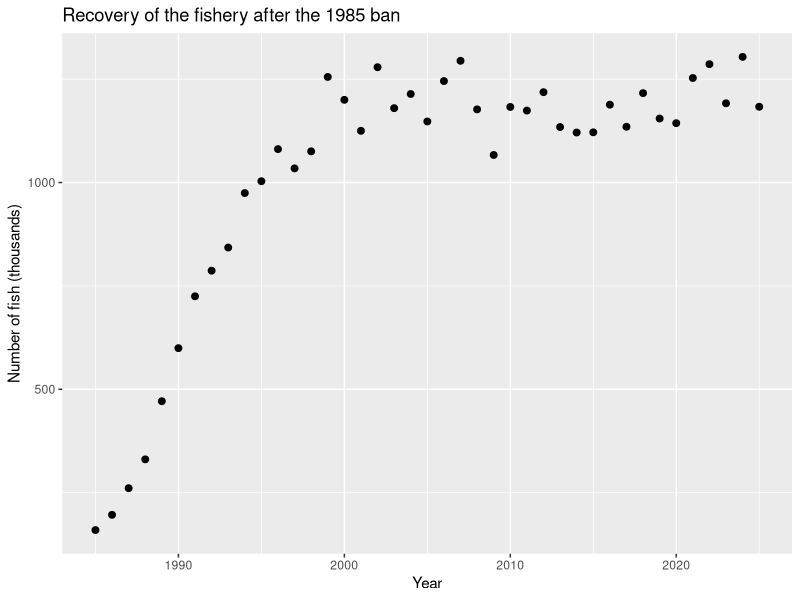
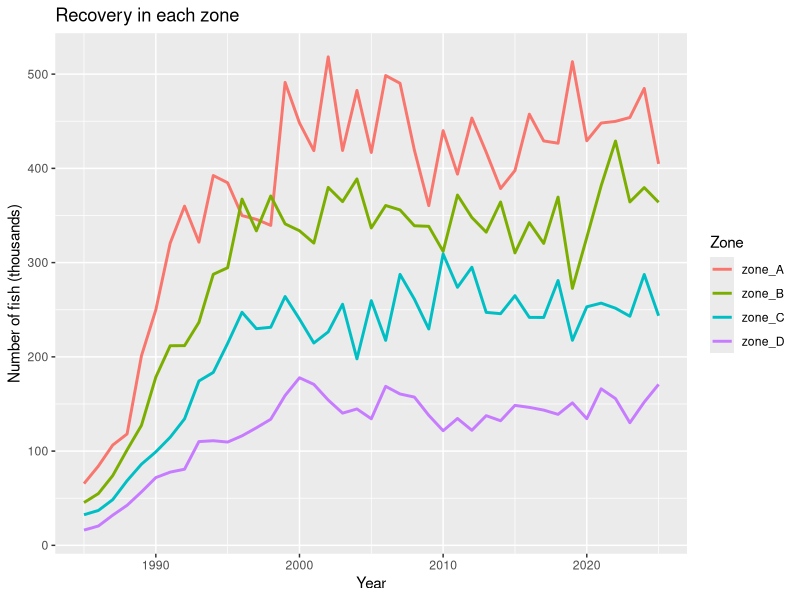
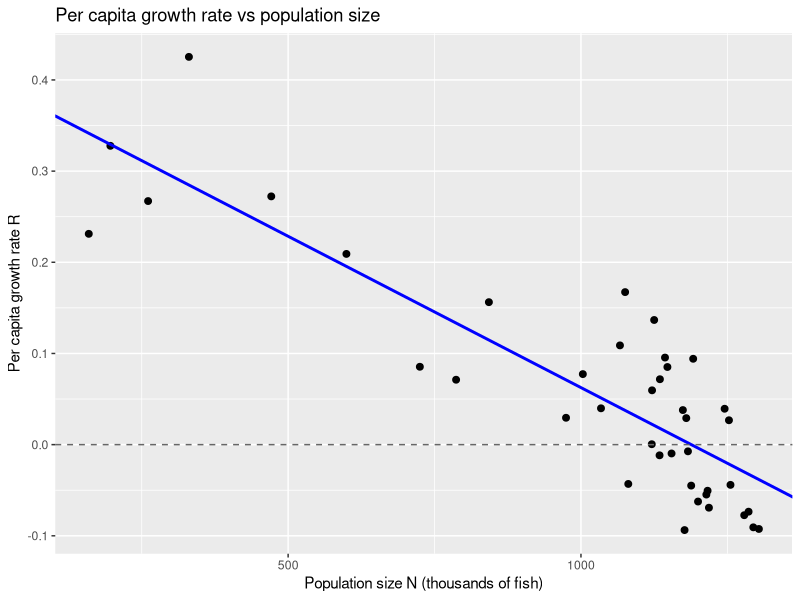
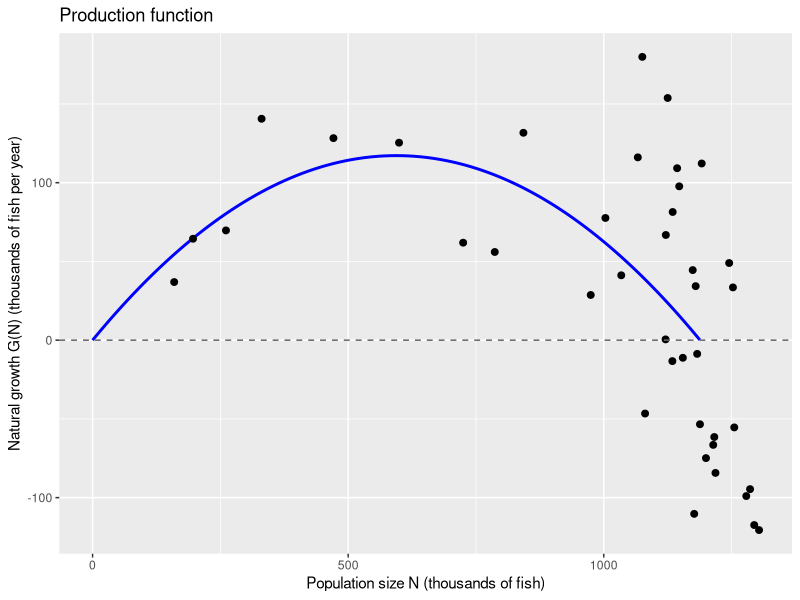
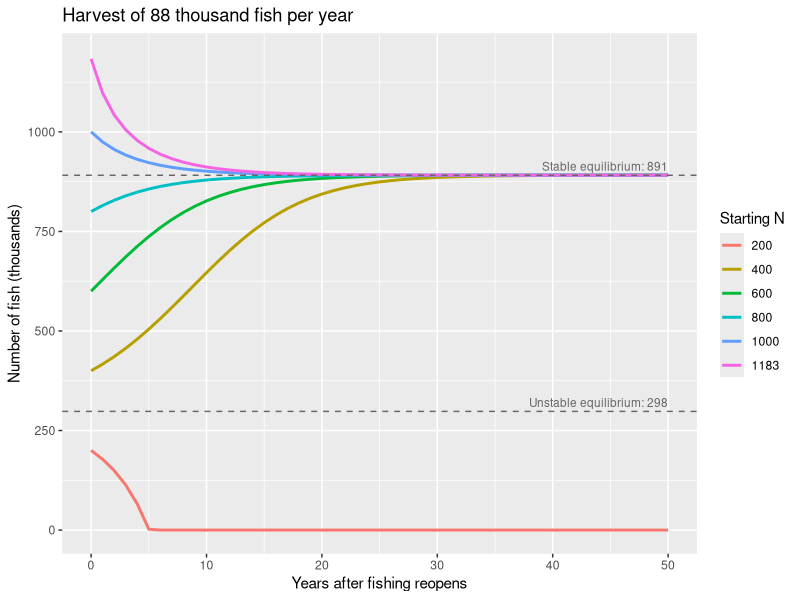

Recreate these plots in R, in order.
## ---- chunk 1
knitr::opts_chunk$set(echo = TRUE)
## ---- chunk 2
# Read in the survey data. N is in thousands of fish
counts <- read.csv("recovering_fishery_counts.csv")

# Have a look at the first six years
head(counts)

## ---- chunk 3
# Total number of fish (thousands) across all four zones in each year
counts$total <- counts$zone_A + counts$zone_B + counts$zone_C + counts$zone_D

# The number of years of surveys
n_years <- nrow(counts)

## ---- chunk 4
# The total in the first survey (1985) and the most recent survey (2025)
N_1985 <- counts[counts$year == 1985, "total"]
N_2025 <- counts[counts$year == 2025, "total"]

# How many times bigger is the stock now?
N_2025 / N_1985

## ---- chunk 5
# Load ggplot2. Every document has to load the packages it uses, in a chunk
library(ggplot2)

# Plot the total stock over time
ggplot(counts, aes(x = year, y = total)) +
  geom_point(size = 2) +
  labs(x = "Year",
       y = "Number of fish (thousands)",
       title = "Recovery of the fishery after the 1985 ban")

## ---- chunk 6
# Load the tidyverse. This loads ggplot2 as well, along with a bunch of others
library(tidyverse)

## ---- chunk 7
# Take counts, and then
counts_long <- counts |>
  # drop the total column we made, so we only have the four zones, and then
  select(-total) |>
  # pivot every column except year into two new columns, one holding the old
  # column names (zone) and one holding the values (N)
  pivot_longer(cols = -year, names_to = "zone", values_to = "N")

# Have a look. 41 years x 4 zones should give 164 rows
counts_long
nrow(counts_long)

## ---- chunk 8
# One line per zone, coloured by zone
ggplot(counts_long, aes(x = year, y = N, colour = zone)) +
  geom_line(linewidth = 1) +
  labs(x = "Year",
       y = "Number of fish (thousands)",
       colour = "Zone",
       title = "Recovery in each zone")

## ---- chunk 9
# Take the long data, and then group it by year, and then add up N in each year
totals <- counts_long |>
  group_by(year) |>
  summarise(total = sum(N))

# Do the two ways of calculating the total agree? all.equal() says TRUE if they do
all.equal(totals$total, counts$total)

## ---- chunk 10
# Keep only the years after the stock levelled off
plateau <- counts[counts$year >= 2000, ]

# Carrying capacity K: the mean total from those years
K_plateau <- mean(plateau$total)
K_plateau

## ---- chunk 11
# Population size this year, N(t). We drop the last year because there is no
# following year to compare it to
N_t <- counts$total[-n_years]     # n_years was calculated in our second code block

# Population size next year, N(t+1). We drop the first year so everything lines up
N_t1 <- counts$total[-1]

# A table of the observed growth from each year to the next
growth <- data.frame(
  year = counts$year[-n_years],
  N = N_t,
  # Observed natural growth G(N). No fishing, so this is just the change in N
  G_obs = N_t1 - N_t,
  # Observed per capita growth rate R = G(N) / N
  R_obs = (N_t1 - N_t) / N_t
)

# This table is 40 lines long, so let's just have a look at the first ten years of the 
# recovery, when the population was small
growth[growth$year < 1995, ]

## ---- chunk 12
# Fit a straight line to R_obs against N
fit <- lm(R_obs ~ N, data = growth)

# Have a look at fit to see the value of R0 and slope (confusingly, labelled N by lm())
fit

# Plot the observed R against N, with the line of best fit and a line at R = 0
ggplot(growth, aes(x = N, y = R_obs)) +
  geom_point(size = 2) +
  # The line of best fit, using the intercept and slope from lm()
  geom_abline(intercept = coef(fit)[1], slope = coef(fit)[2], colour = "blue", linewidth = 1) +
  geom_hline(yintercept = 0, linetype = "dashed", colour = "grey40") +
  labs(x = "Population size N (thousands of fish)",
       y = "Per capita growth rate R",
       title = "Per capita growth rate vs population size")

## ---- chunk 13
# This slightly complicated line uses coef() to extract R from fit, unname() to remove 
# the (Intercept) heading and [] to subset the first column
R0 <- unname(coef(fit)[1])

# Do the same for slope
slope <- unname(coef(fit)[2])

## ---- chunk 14
# Calculate K based on where the line intersects x axis when per capita growth rate = 0
K_line <- R0/-slope

# Compare it with K from the plateau mean
K_plateau
K_line

## ---- chunk 15
# Create a dataframe consisteing of one column N, with values going from 0 to the carrying capacity K in steps of 1
production <- data.frame(N = seq(0, K_line, by = 1))

# Have a look at it so you understand what you did
head(production)
tail(production)

# Add a column G_N to your production dataframe to hold the output of the production function calculations
production$G_N <- R0 * (1 - production$N / K_line) * production$N

# Plot the production function as a line, and the observed growth as points.
# The two layers come from two different dataframes
ggplot() +
  geom_line(data = production, aes(x = N, y = G_N), colour = "blue", linewidth = 1) +
  geom_point(data = growth, aes(x = N, y = G_obs), size = 2) +
  # Add a dashed line at zero
  geom_hline(yintercept = 0, linetype = "dashed", colour = "grey40") +
  labs(x = "Population size N (thousands of fish)",
       y = "Natural growth G(N) (thousands of fish per year)",
       title = "Production function")

## ---- chunk 16
# Calculate the Maximum Sustainable Yield and the population size at this point
MSY <- R0 * K_line / 4
N_MSY <- K_line / 2

## ---- chunk 17
# Four harvests to compare, in thousands of fish per year
harvests <- c(0.5, 0.75, 1, 1.25) * MSY
round(harvests)

## ---- chunk 18
# A dataframe to hold the equilibria for each harvest. NA means "not available"
equilibria <- data.frame(h = harvests, lower = NA, upper = NA)

for (i in 1:nrow(equilibria)) {
  # Keep the population sizes where G(N) can keep up with this harvest
  can_sustain <- production[production$G_N >= equilibria$h[i], ]    # This line subsets the production dataframe

  # If there are any, the smallest and largest are the two equilibria
  if (nrow(can_sustain) > 0) {
    equilibria$lower[i] <- min(can_sustain$N)
    equilibria$upper[i] <- max(can_sustain$N)
  }
}

# Check out your equilibria dataframe now, rounding to whole numbers
round(equilibria)

## ---- chunk 19
# Every combination of six starting populations and our four harvests
scenarios <- expand.grid(N0 = c(200, 400, 600, 800, 1000, N_2025),
                         h = harvests)

scenarios

## ---- chunk 20
# Number of years to simulate
n_sim <- 50

# An empty dataframe to collect every simulation
simulations <- data.frame()

# WARNING: Monstrous looking for loop ahead!
for (i in 1:nrow(scenarios)) {
  # Subset out the starting population and harvest for this scenario
  N0 <- scenarios[i, "N0"]
  h <- scenarios[i, "h"]

  # Step the model forward one year at a time
  N <- numeric(n_sim + 1)
  N[1] <- N0
  for (j in 1:n_sim) {
    N[j + 1] <- max(0, N[j] + R0 * (1 - N[j] / K_line) * N[j] - h)     # This is the logistic growth model with harvesting
  }

  # Stack this simulation onto the bottom of the others
  simulations <- rbind(simulations, data.frame(year = 0:n_sim, N = N, N0 = N0, h = h))
}

# OOF! I'm glad that's over.

# The simulations dataframe is 1224 lines long so just have a look at its head and tail to 
# try to understand how this crazy looking nested for loop works
head(simulations)
tail(simulations)

## ---- chunk 21
# Choose which harvest to plot, the second one (88) is equal to three quarters of the MSY
h_plot <- harvests[2]

# Subset out the simulations and equilibria for that harvest
sims_h <- simulations[simulations$h == h_plot, ]
eq_h <- equilibria[equilibria$h == h_plot, ]

# One line for each starting population. factor() turns N0 into groups so each
# starting population gets its own colour
ggplot(sims_h, aes(x = year, y = N, colour = factor(round(N0)))) +
  geom_line(linewidth = 1) +
  # Add the two equilibria as dashed grey lines, and label them. na.rm = TRUE
  # skips them quietly when there aren't any (harvests above the MSY)
  geom_hline(yintercept = c(eq_h$lower, eq_h$upper), linetype = "dashed",
             colour = "grey40", na.rm = TRUE) +
  annotate("text", x = n_sim, y = c(eq_h$lower, eq_h$upper),
           label = paste(c("Unstable", "Stable"), "equilibrium:", round(c(eq_h$lower, eq_h$upper))),
           hjust = 1, vjust = -0.5, size = 3, colour = "grey40", na.rm = TRUE) +
  coord_cartesian(ylim = c(0, K_line)) +
  labs(x = "Years after fishing reopens",
       y = "Number of fish (thousands)",
       colour = "Starting N",
       title = paste("Harvest of", round(h_plot), "thousand fish per year"))

## ---- chunk 22
# Take the simulations, and then
final_wide <- simulations |>
  # keep only the final year of every simulation, and then
  filter(year == n_sim) |>
  # round everything to whole numbers so the table is easy to read, and then
  mutate(h = round(h), N0 = round(N0), N = round(N)) |>
  # keep just the three columns we need, and then
  select(N0, h, N) |>
  # spread the harvests out into their own columns
  pivot_wider(names_from = h, values_from = N)

# Have a look
final_wide
